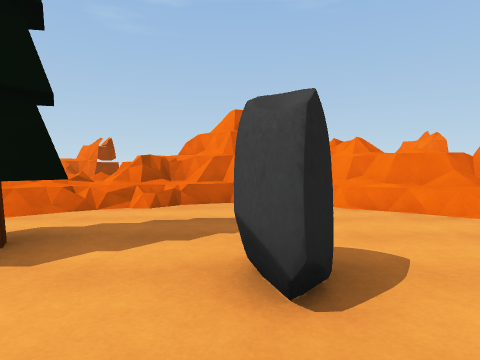
[1] (above)

24 first-person views from a walk through a 3-D level made in the Unity game engine. The camera is 1.2 m above the floor, tilts 2° down and sees 75° across. The floor is counted in squares, 2 m on a side. Each view is taken from the middle of a square. On the plan, view 1 faces up. The plan holds only what a view shows up to about 9 squares ahead; the rest is blank. The place goes on beyond the plan. Some surface patterns are stand-ins.

[2]
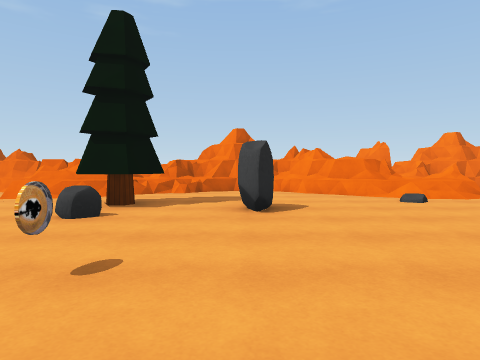

[3]
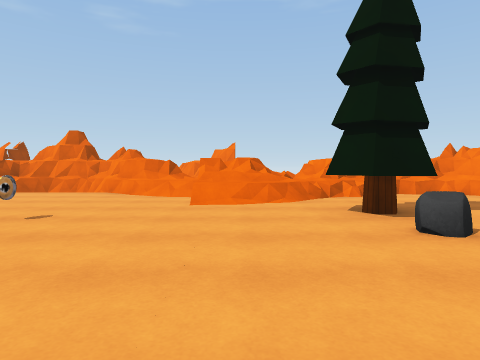

[4]
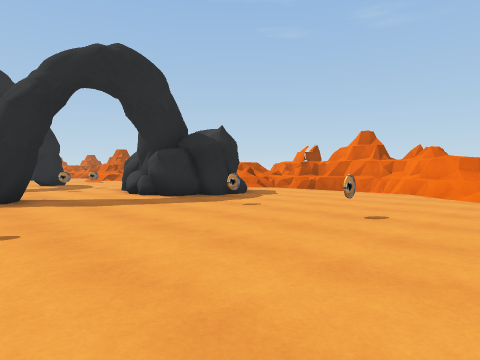

[5]
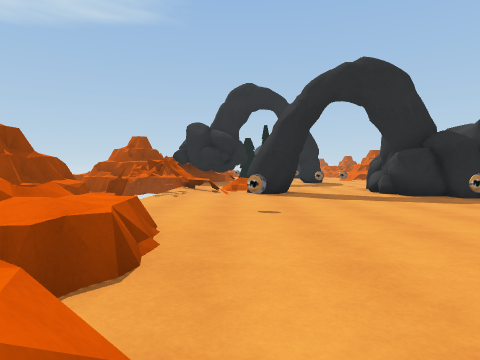

[6]
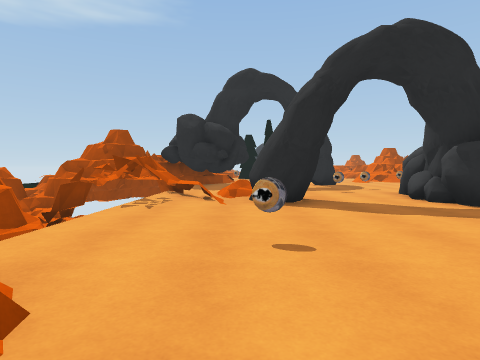

[7]
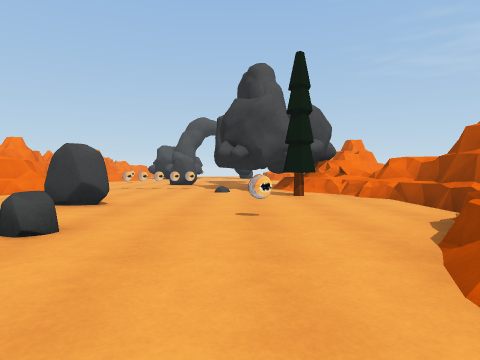

[8]
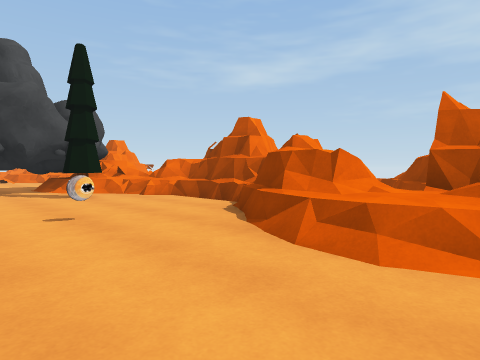

[9]
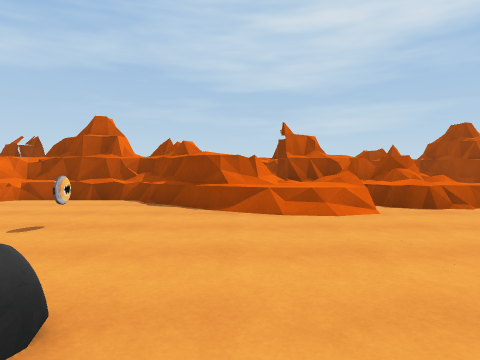

[10]
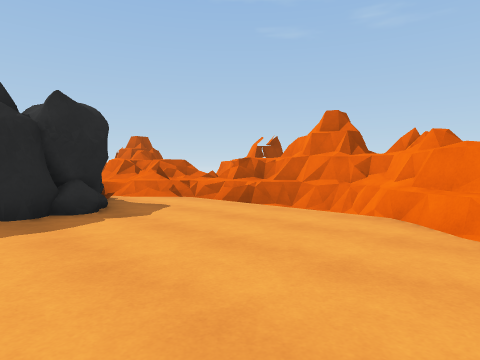

[11]
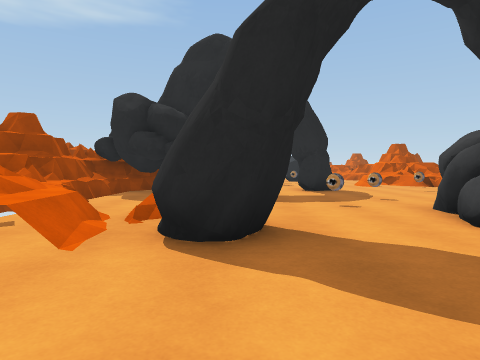

[12]
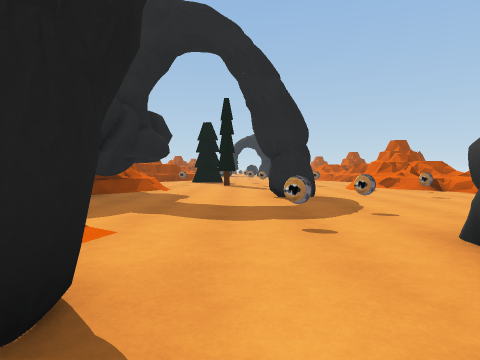

[13]
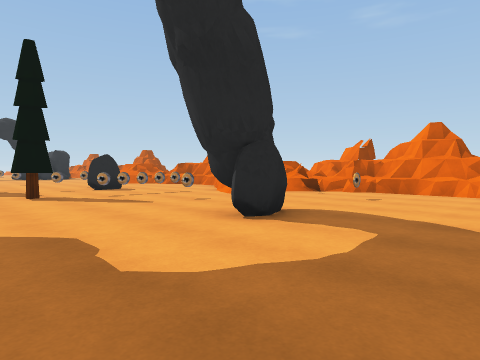

[14]
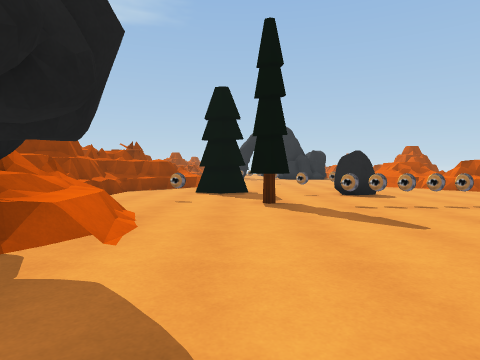

[15]
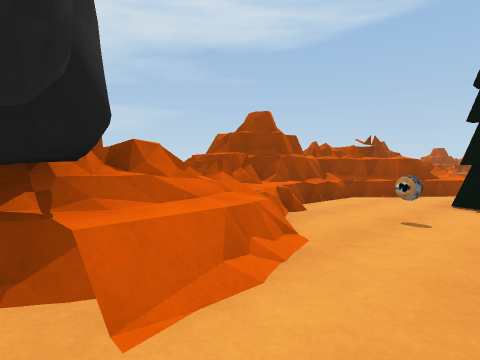

[16]
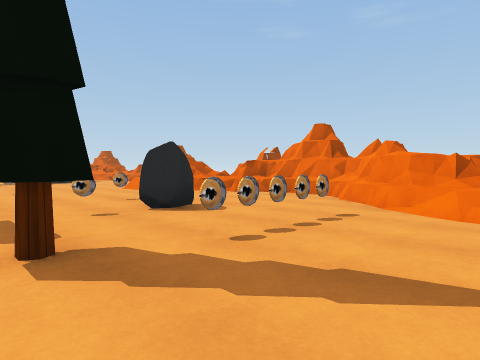

[17]
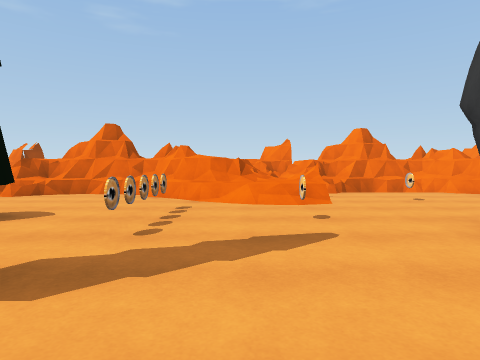

[18]
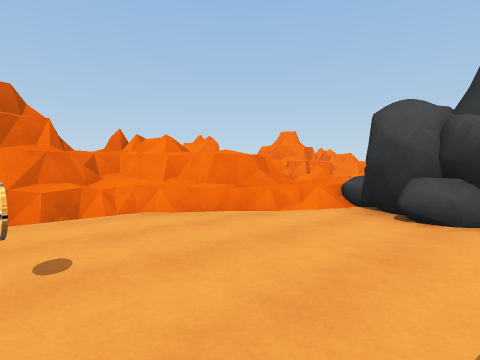

[19]
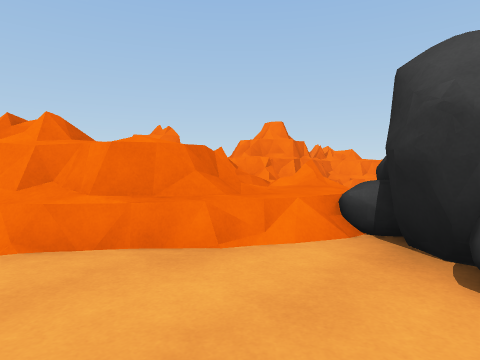

[20]
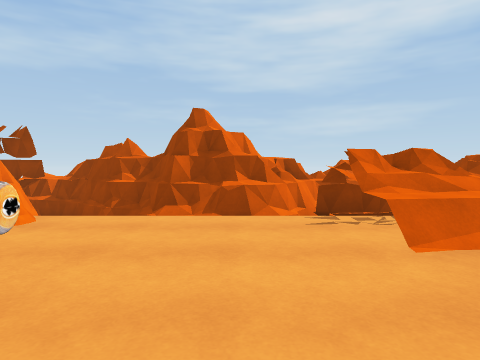

[21]
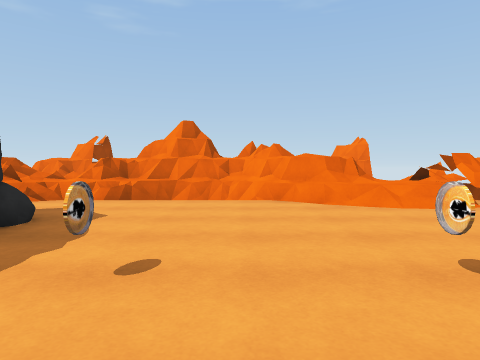

[22]
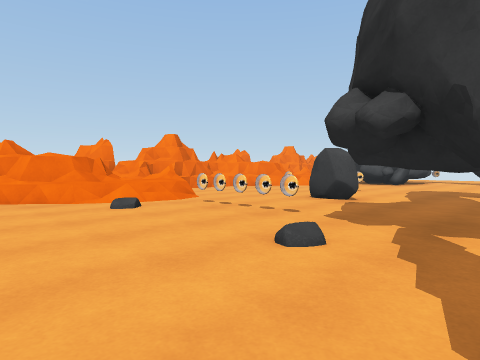

[23]
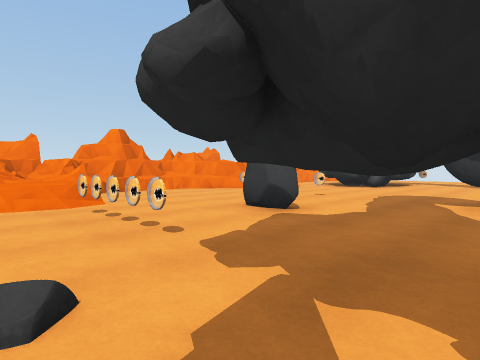

[24]
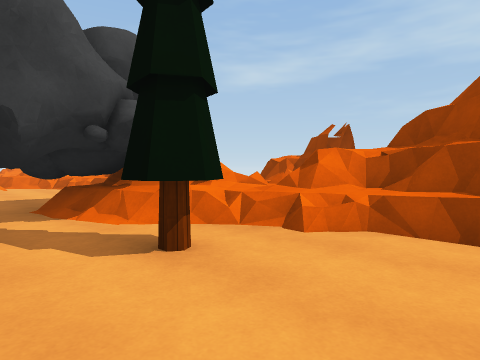

### Floor plan
Key: @ floor where view 1 was taken; # wall or solid block; x gap in a wall; . main floor; : floor 0.25 m higher than the main floor; + floor 0.5 m higher than the main floor; * floor 0.75 m higher than the main floor; / step, stairs or slope; = window, fence, low wall or low ledge; ^ raised ledge; v drop or lower ground; T pine tree; R rock; E tree; H thing the floor can be seen under or through.
Columns run from 25 left of view 1 to 6 right of it. Each row starts with its distance up from view 1.
  9            ^^###             ^
  8             vv^###           ^##
  7       ##### =#=####   v #    +^^
  6 ####  #.=.#===...=#^#v==####^=
  5 ..###*.....=##...../#==#...#^=
  4 ...#==.=....###.....//:.....###
  3 ...x.......####........T.....=#
  2 .R.H.#....#.###.#.#....T.R...##
  1 ...H...R...#...........R.....#
  0 ..E......................@...#
 -1 T............#..........#....#
 -2 T.#../###..=/...#..........E.#
 -3 ...///####../*....=*===#....^##
 -4 //==xx ##==#==vvvv===#=#^/^^^#
 -5 ##^^   ###^^ vv#vvv^^#  ####^
 -6   #      ##=vv###^vv #v      vv
 -7   ^       ^vvv#####v ^^      ##

Positions as (right, up) in squares from view 1, and headings:
1: (0, 0), facing up
2: (0, -3), facing up
3: (-4, -2), facing up
4: (-5, -2), facing up-left
5: (-4, -2), facing left
6: (-6, -2), facing left
7: (-5, -1), facing right
8: (-5, 0), facing down-right
9: (-3, 2), facing down
10: (-6, 2), facing up-left
11: (-9, -1), facing left
12: (-11, 0), facing left
13: (-15, -2), facing up-left
14: (-17, -1), facing left
15: (-19, -1), facing down-left
16: (-20, -1), facing up-left
17: (-21, -2), facing up
18: (-18, 2), facing up-right
19: (-16, 3), facing up-right
20: (-10, 0), facing down
21: (-8, 0), facing up
22: (1, -2), facing up-right
23: (3, -2), facing up-right
24: (0, -1), facing down-right
